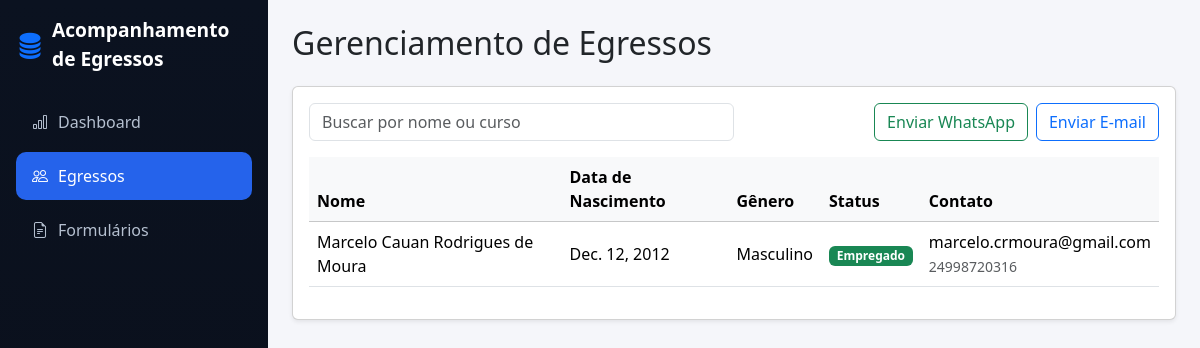
The page /egresso/listar_egresso/ on the database as committed earlier.
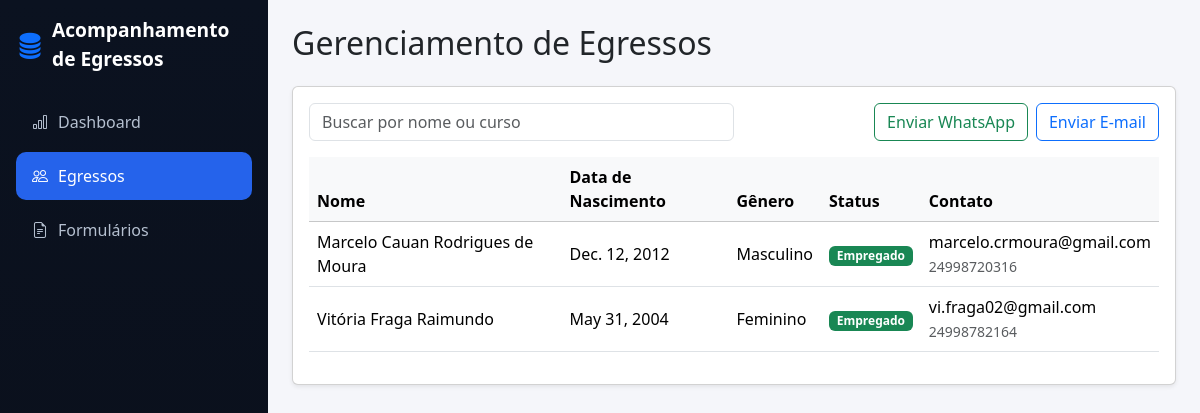
The same page on the database as committed later.
### apps/egresso/models.py (models this page shows)
class Egresso(models.Model):
    fullName = models.CharField("Nome Completo", max_length=100, blank=False)
    birthDate = models.DateField("Data de Nascimento", blank=False)
    gender = models.CharField("Gênero", max_length=30, blank=False)
    status = models.CharField("Status", max_length=50, blank=False)
    email = models.CharField("Email", max_length=250, blank=False)
    number = models.CharField("Número", max_length=11, blank=False)

### apps/egresso/views.py (the view)
# urls.py: path('listar_egresso/', listar_egresso, name='listar_egresso'),
def listar_egresso(request):
    egresso = Egresso.objects.all()
    template_name = "listar_egresso.html"
    context = {
        "egresso": egresso
    }
    return render(request, template_name, context)

### apps/egresso/templates/listar_egresso.html (shortened to what this page needs)
{% extends 'base.html' %}
{% block content %}
<h2 class="mb-4">Gerenciamento de Egressos</h2>
<div class="card shadow-sm">
    <div class="card-body">
        <div class="d-flex justify-content-between mb-3">
            <input
                type="text"
                class="form-control w-50"
                placeholder="Buscar por nome ou curso"
                onkeyup="filtrarEgressos(this.value)"
            >
            <div class="d-flex gap-2">
                <button class="btn btn-outline-success">
                    Enviar WhatsApp
                </button>
                <button class="btn btn-outline-primary">
                    Enviar E-mail
                </button>
            </div>
        </div>
        <div class="table-responsive">
            <table class="table table-hover align-middle">
                <thead class="table-light">
                    <tr>
                        <th>Nome</th>
                        <th>Data de Nascimento</th>
                        <th>Gênero</th>
                        <th>Status</th>
                        <th>Contato</th>
                    </tr>
                </thead>
                <tbody id="tabela-egressos">
                    {% for egresso in egresso %}
                        <tr>
                            <td>{{ egresso.fullName }}</td>
                            <td>{{ egresso.birthDate }}</td>
                            <td>{{ egresso.gender }}</td>
                            <td>
                                {% if egresso.status == 'Desempregado' %}
                                    <span class="badge bg-danger">{{ egresso.status }}</span>
                                {% elif egresso.status == 'Empregado' %}
                                    <span class="badge bg-success">{{ egresso.status }}</span>
                                {% else %}
                                    <span class="badge bg-secondary">{{ egresso.status }}</span>
                                {% endif %}
                            </td>
                            <td>
                                {{ egresso.email }}<br>
                                <small class="text-muted">{{ egresso.number }}</small>
                            </td>
                        </tr>
                    {% empty %}
                        <tr>
                            <td colspan="5" class="text-center text-muted">
                                Nenhum egresso cadastrado.
                            </td>
                        </tr>
                    {% endfor %}
                </tbody>
            </table>
        </div>
    </div>
</div>
{% endblock %}

### apps/core/templates/base.html (shortened to what this page needs)
{% load static %}
<!DOCTYPE html>
<html lang="pt-br">
<head>
    <link href="https://cdn.jsdelivr.net/npm/bootstrap@5.3.3/dist/css/bootstrap.min.css" rel="stylesheet">
    <link href="https://cdn.jsdelivr.net/npm/bootstrap-icons/font/bootstrap-icons.css" rel="stylesheet">
</head>
<body>
<div class="d-flex">
    <aside class="sidebar d-flex flex-column p-3">
        <div class="d-flex align-items-center gap-2 mb-4">
            <i class="bi bi-database-fill fs-3 text-primary"></i>
            <span class="brand">Acompanhamento<br>de Egressos</span>
        </div>
        <ul class="nav nav-pills flex-column mb-auto">
            <li class="nav-item">
                <a href="{% url 'index' %}" class="nav-link {% if request.resolver_match.url_name == 'index' %}active{% endif %}">
                    <i class="bi bi-bar-chart"></i> Dashboard
                </a>
            </li>
            <li class="nav-item">
                <a href="{% url 'egresso:listar_egresso' %}" class="nav-link {% if request.resolver_match.url_name == 'listar_egresso' %}active{% endif %}">
                    <i class="bi bi-people"></i> Egressos
                </a>
            </li>
            <li>
                <a href="{% url 'formularios:listar_formularios' %}" class="nav-link {% if request.resolver_match.url_name == 'listar_formularios' %}active{% endif %}">
                    <i class="bi bi-file-earmark-text"></i> Formulários
                </a>
            </li>
        </ul>
    </aside>
    <main class="flex-fill p-4">
        {% block content %}{% endblock %}
    </main>
</div>
</body>
</html>

### apps/core/templates/base.html (style rules this page uses)
body { min-height: 100vh; background-color: #f5f6fa; }
.sidebar { width: 280px; min-height: 100vh; background: linear-gradient(180deg, #0b1220, #0a0f1a); color: #fff; }
.sidebar .brand { font-size: 1.2rem; font-weight: 600; }
.sidebar .nav-link { color: #b5c0d0; padding: 12px 16px; border-radius: 10px; margin-bottom: 6px; display: flex; align-items: center; gap: 10px; }
.sidebar .nav-link.active { background-color: #2563eb; color: #fff; }

Rows that differ between the two databases and show on the page:
added Egresso: fullName "Vitória Fraga Raimundo", birthDate "May 31, 2004", gender "Feminino", status "Empregado", email "vi.fraga02@gmail.com", number "24998782164"
